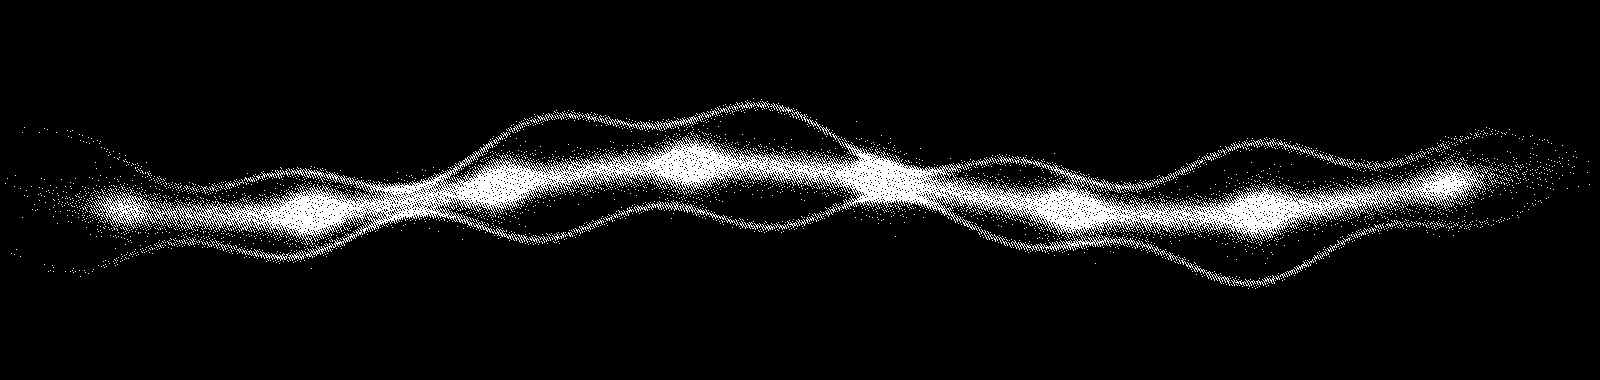

Write the Python code that produced this figure.
"""Dithered banner for the profile header.

The reference profile uses a halftone/stipple engraving as its banner.
This draws the same idea from the work itself rather than borrowing an
image: a SIP call flowing left to right, rendered as 1-bit stipple.

Pure black and white, no greys — the dithering carries the tone, which
is what gives it the engraved look at any zoom level.

Run:  python3 banner.py   ->  writes out/banner.png
"""
import math
import os
import random

W, H = 1600, 380
SS = 2                      # supersample, then threshold-dither down

random.seed(7)              # deterministic: the banner must not change
                            # on every regeneration


def field(x, y):
    """Greyscale source, 0 (black) .. 1 (white), in final-image coords."""
    v = 0.0

    # Horizontal signal path with a soft falloff around it.
    path_y = H * 0.5 + math.sin(x / 150.0) * 26
    d = abs(y - path_y)
    v += math.exp(-(d * d) / 260.0) * 0.72

    # Packet pulses travelling the path: brighter blooms at intervals.
    for px in range(120, W, 190):
        dx, dy = x - px, y - path_y
        r = math.sqrt(dx * dx + dy * dy)
        v += math.exp(-(r * r) / 700.0) * 0.8

    # Waveform envelope above and below, so the band reads as audio.
    env = (math.sin(x / 38.0) + math.sin(x / 97.0 + 1.1)) * 0.5
    band = abs(y - path_y) - 40 - env * 30
    if -7 < band < 7:
        v += (1 - abs(band) / 7.0) * 0.5

    # Vignette: fade the far edges so it sits on black cleanly.
    edge = min(x, W - x) / 260.0
    v *= min(1.0, edge)
    v *= min(1.0, min(y, H - y) / 90.0)

    return max(0.0, min(0.82, v))


def build():
    from PIL import Image
    big = Image.new("L", (W * SS // 2, H * SS // 2), 0)
    px = big.load()
    bw, bh = big.size
    for yy in range(bh):
        for xx in range(bw):
            v = field(xx * 2.0 / SS, yy * 2.0 / SS)
            px[xx, yy] = int(v * 255)

    # Stipple: ordered-ish threshold with jitter. Plain Floyd-Steinberg
    # looks like a photo; jittered thresholding looks engraved, which is
    # the reference's texture.
    out = Image.new("1", big.size)
    o = out.load()
    for yy in range(bh):
        for xx in range(bw):
            t = (((xx * 7 + yy * 13) % 17) / 17.0) * 0.75 + random.random() * 0.25
            o[xx, yy] = 1 if px[xx, yy] / 255.0 > t else 0

    out = out.convert("L").resize((W, H), Image.LANCZOS)
    # Re-threshold after downscale to keep it 1-bit crisp rather than grey.
    out = out.point(lambda p: 255 if p > 118 else 0).convert("1")
    return out


os.makedirs("out", exist_ok=True)
build().save("out/banner.png", optimize=True)
print("banner ok")
